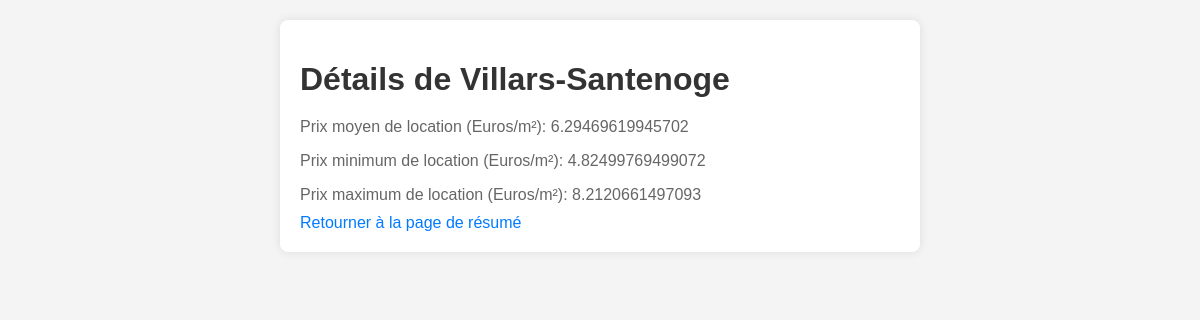
The app's page /rental-prices/detail/52526 with its own data.
### app.py (models this page shows, shortened)
class Rental(db.Model):
    id = db.Column(db.Integer, primary_key=True)
    INSEE_C = db.Column(db.String(20), unique=True, nullable=False)
    LIBGEO = db.Column(db.String(100), nullable=False)
    loypredm2 = db.Column(db.Float, nullable=False)
    lwr_IPm2 = db.Column(db.Float, nullable=False)
    upr_IPm2 = db.Column(db.Float, nullable=False)

### app.py (the view)
@app.route('/rental-prices/detail/<insee_c>')
def detail(insee_c):
    rental = Rental.query.filter_by(INSEE_C=insee_c).first_or_404()
    return render_template('detail-fr.html', rental=rental)

### templates/detail-fr.html (shortened to what this page needs)
<!DOCTYPE html>
<html lang="en">
<head>
</head>
<body>
    <div class="container">
        <h1>Détails de {{ rental.LIBGEO }}</h1>
        <p>Prix moyen de location (Euros/m²): {{ rental.loypredm2 }}</p>
        <p>Prix minimum de location (Euros/m²): {{ rental.lwr_IPm2 }}</p>
        <p>Prix maximum de location (Euros/m²): {{ rental.upr_IPm2 }}</p>
        <a href="{{ url_for('overview') }}">Retourner à la page de résumé</a>
    </div>
</body>
</html>

### templates/detail-fr.html (style rules this page uses)
body { font-family: Arial, sans-serif; margin: 0; padding: 0; background-color: #f4f4f4; }
.container { max-width: 600px; margin: 20px auto; padding: 20px; background-color: #fff; border-radius: 8px; box-shadow: 0 0 10px rgba(0, 0, 0, 0.1); }
h1 { color: #333; margin-bottom: 20px; }
p { color: #666; margin-bottom: 10px; }
a { color: #007bff; text-decoration: none; }

### records on screen
Rental: LIBGEO "Villars-Santenoge", loypredm2 "6.29469619945702", lwr_IPm2 "4.82499769499072", upr_IPm2 "8.2120661497093"
